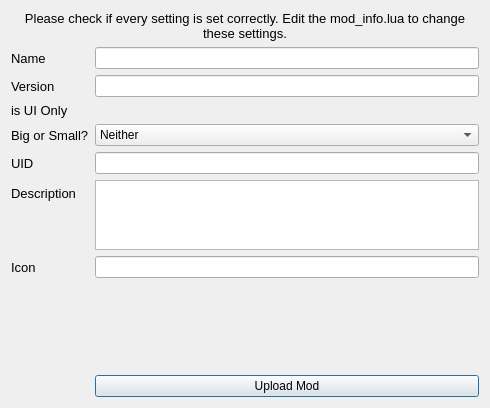
<?xml version="1.0" encoding="UTF-8"?>
<ui version="4.0">
 <class>ModDialog</class>
 <widget class="QDialog" name="ModDialog">
  <property name="geometry">
   <rect>
    <x>0</x>
    <y>0</y>
    <width>490</width>
    <height>408</height>
   </rect>
  </property>
  <property name="windowTitle">
   <string>Dialog</string>
  </property>
  <layout class="QGridLayout" name="gridLayout_2">
   <item row="1" column="0">
    <layout class="QFormLayout" name="formLayout">
     <property name="fieldGrowthPolicy">
      <enum>QFormLayout::AllNonFixedFieldsGrow</enum>
     </property>
     <property name="bottomMargin">
      <number>0</number>
     </property>
     <item row="0" column="0">
      <widget class="QLabel" name="label">
       <property name="font">
        <font>
         <family>Segoe UI</family>
         <pointsize>10</pointsize>
        </font>
       </property>
       <property name="text">
        <string>Name</string>
       </property>
      </widget>
     </item>
     <item row="0" column="1">
      <widget class="QLineEdit" name="Name">
       <property name="readOnly">
        <bool>true</bool>
       </property>
      </widget>
     </item>
     <item row="1" column="0">
      <widget class="QLabel" name="label_2">
       <property name="font">
        <font>
         <family>Segoe UI</family>
         <pointsize>10</pointsize>
        </font>
       </property>
       <property name="text">
        <string>Version</string>
       </property>
      </widget>
     </item>
     <item row="1" column="1">
      <widget class="QLineEdit" name="Version">
       <property name="inputMethodHints">
        <set>Qt::ImhDigitsOnly</set>
       </property>
       <property name="maxLength">
        <number>5</number>
       </property>
       <property name="readOnly">
        <bool>true</bool>
       </property>
      </widget>
     </item>
     <item row="3" column="0">
      <widget class="QLabel" name="label_4">
       <property name="font">
        <font>
         <family>Segoe UI</family>
         <pointsize>10</pointsize>
        </font>
       </property>
       <property name="text">
        <string>Big or Small?</string>
       </property>
      </widget>
     </item>
     <item row="3" column="1">
      <widget class="QComboBox" name="SizeType">
       <item>
        <property name="text">
         <string>Neither</string>
        </property>
       </item>
       <item>
        <property name="text">
         <string>Big</string>
        </property>
       </item>
       <item>
        <property name="text">
         <string>Small</string>
        </property>
       </item>
      </widget>
     </item>
     <item row="4" column="0">
      <widget class="QLabel" name="label_3">
       <property name="font">
        <font>
         <family>Segoe UI</family>
         <pointsize>10</pointsize>
        </font>
       </property>
       <property name="text">
        <string>UID</string>
       </property>
      </widget>
     </item>
     <item row="4" column="1">
      <widget class="QLineEdit" name="UID">
       <property name="readOnly">
        <bool>true</bool>
       </property>
      </widget>
     </item>
     <item row="5" column="0">
      <widget class="QLabel" name="label_5">
       <property name="font">
        <font>
         <family>Segoe UI</family>
         <pointsize>10</pointsize>
        </font>
       </property>
       <property name="text">
        <string>Description</string>
       </property>
      </widget>
     </item>
     <item row="5" column="1">
      <widget class="QPlainTextEdit" name="Description">
       <property name="maximumSize">
        <size>
         <width>16777215</width>
         <height>80</height>
        </size>
       </property>
       <property name="readOnly">
        <bool>true</bool>
       </property>
      </widget>
     </item>
     <item row="6" column="0">
      <widget class="QLabel" name="label_6">
       <property name="font">
        <font>
         <family>Segoe UI</family>
         <pointsize>10</pointsize>
        </font>
       </property>
       <property name="text">
        <string>Icon</string>
       </property>
      </widget>
     </item>
     <item row="6" column="1">
      <layout class="QHBoxLayout" name="horizontalLayout">
       <item>
        <widget class="QLineEdit" name="IconURI">
         <property name="readOnly">
          <bool>true</bool>
         </property>
        </widget>
       </item>
      </layout>
     </item>
     <item row="7" column="0">
      <widget class="QLabel" name="label_7">
       <property name="text">
        <string/>
       </property>
      </widget>
     </item>
     <item row="7" column="1">
      <widget class="QLabel" name="Thumbnail">
       <property name="minimumSize">
        <size>
         <width>100</width>
         <height>100</height>
        </size>
       </property>
       <property name="text">
        <string/>
       </property>
      </widget>
     </item>
     <item row="8" column="0">
      <widget class="QLabel" name="label_8">
       <property name="text">
        <string/>
       </property>
      </widget>
     </item>
     <item row="8" column="1">
      <widget class="QPushButton" name="UploadButton">
       <property name="text">
        <string>Upload Mod</string>
       </property>
      </widget>
     </item>
     <item row="2" column="0">
      <widget class="QLabel" name="isUILabel">
       <property name="font">
        <font>
         <family>Segoe UI</family>
         <pointsize>10</pointsize>
        </font>
       </property>
       <property name="text">
        <string>is UI Only</string>
       </property>
      </widget>
     </item>
    </layout>
   </item>
   <item row="0" column="0">
    <widget class="QLabel" name="label_9">
     <property name="font">
      <font>
       <family>Segoe UI</family>
       <pointsize>10</pointsize>
      </font>
     </property>
     <property name="text">
      <string>Please check if every setting is set correctly. Edit the mod_info.lua to change these settings.</string>
     </property>
     <property name="alignment">
      <set>Qt::AlignCenter</set>
     </property>
     <property name="wordWrap">
      <bool>true</bool>
     </property>
    </widget>
   </item>
  </layout>
 </widget>
 <resources/>
 <connections/>
</ui>
